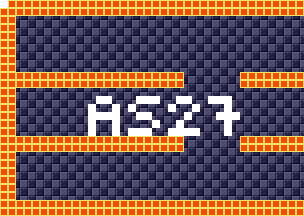

This is a level from a 2D game, rendered from its Tiled map with the project's own tilesets. A one-line summary and the map file follow, with tile-layer data summarised:
An orthogonal 38x27 tile map with 8x8 px tiles, 4 tile layers (background, foreground, room numbers, Objects), 15 tilesets.

<map version="1.5" tiledversion="1.7.1" orientation="orthogonal" renderorder="right-down" width="38" height="27" tilewidth="8" tileheight="8" infinite="0" nextlayerid="11" nextobjectid="1">
 <tileset firstgid="1" source="tilesheets/tsKarniMata.tsx" />
 <tileset firstgid="1025" source="tilesheets/tsVoodooWasp.tsx" />
 <tileset firstgid="2049" source="tilesheets/tsBurial.tsx" />
 <tileset firstgid="3073" source="tilesheets/tsBlueTemple.tsx" />
 <tileset firstgid="4097" source="tilesheets/tsGoddess.tsx" />
 <tileset firstgid="5121" source="tilesheets/tsKonark.tsx" />
 <tileset firstgid="6145" name="sEnemies" tilewidth="8" tileheight="8" tilecount="1024" columns="32">
  <image source="../grapx/tilesheets/sObjects.bmp" trans="ff94ff" width="256" height="256" />
 </tileset>
 <tileset firstgid="7169" source="tilesheets/tsIceTemple.tsx" />
 <tileset firstgid="8193" source="tilesheets/tsLavaArea.tsx" />
 <tileset firstgid="9217" source="tilesheets/tsBossArea.tsx" />
 <tileset firstgid="10241" source="tilesheets/tsPegu.tsx" />
 <tileset firstgid="11265" source="tilesheets/sTiwanakuTemple.tsx" />
 <tileset firstgid="12289" source="tilesheets/sIndraTemple.tsx" />
 <tileset firstgid="13313" source="tilesheets/sTeleport.tsx" />
 <tileset firstgid="14337" source="tilesheets/sObjects.tsx" />
 <layer id="2" name="background" width="38" height="27">
  <data>[1026 cells, 1026 non-empty, 2 distinct tile ids]</data>
 </layer>
 <layer id="1" name="foreground" width="38" height="27">
  <data>[1026 cells, 314 non-empty, 1 distinct tile ids]</data>
 </layer>
 <layer id="7" name="room numbers" width="38" height="27">
  <data>[1026 cells, 42 non-empty, 1 distinct tile ids]</data>
 </layer>
 <layer id="10" name="Objects" width="38" height="27">
  <data>[1026 cells, 0 non-empty, 0 distinct tile ids]</data>
 </layer>
</map>
